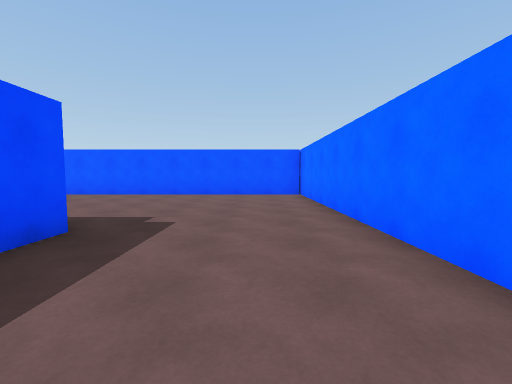
View 1 (above)

20 first-person views from a walk through a Unity game level. The camera is 1.3 m above the floor, tilts 4° down and sees 90° across. The floor is counted in squares, 2 m on a side. Each view is taken from the middle of a square. On the plan, view 1 faces up. The plan holds only what a view shows up to about 9 squares ahead; the rest is blank. The place goes on beyond the plan. The player is left out.

View 2
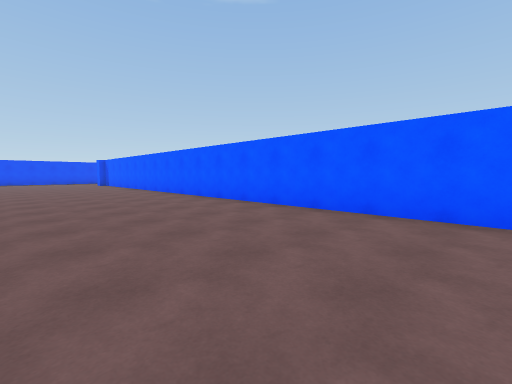

View 3
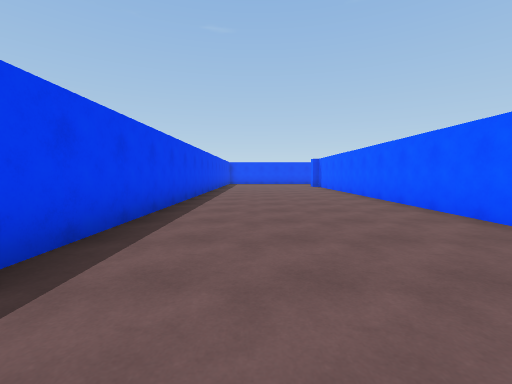

View 4
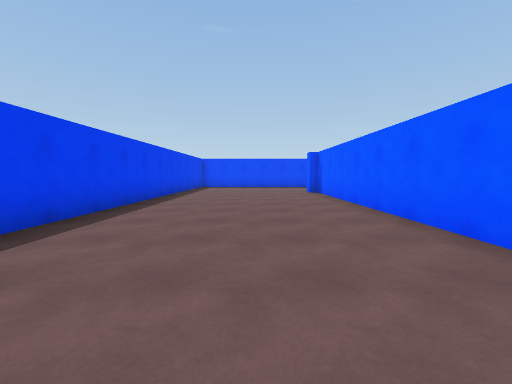

View 5
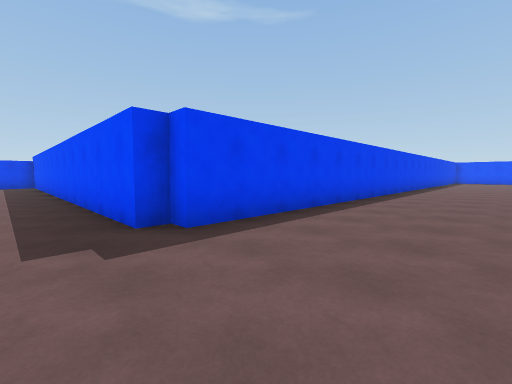

View 6
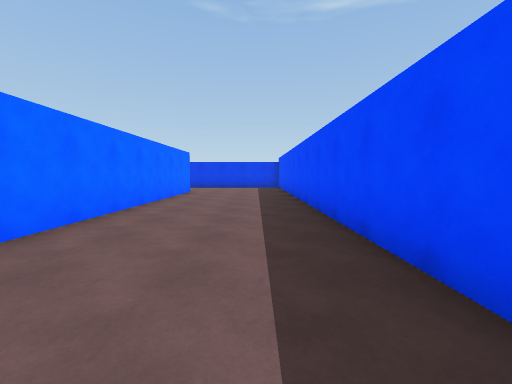

View 7
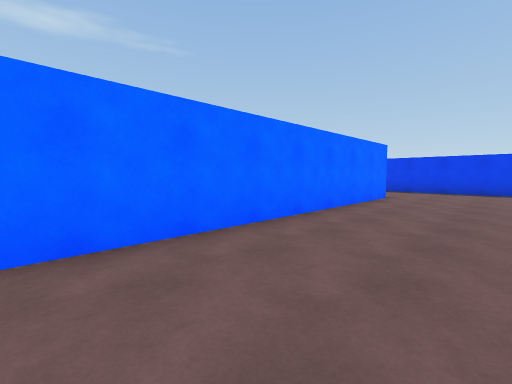

View 8
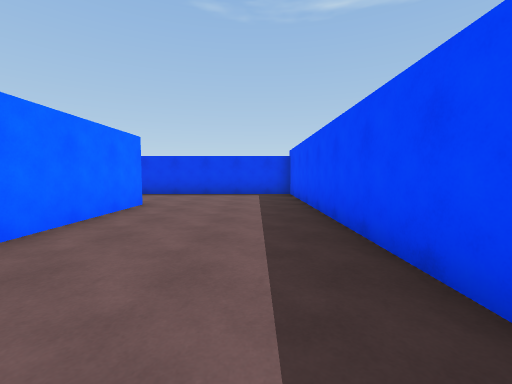

View 9
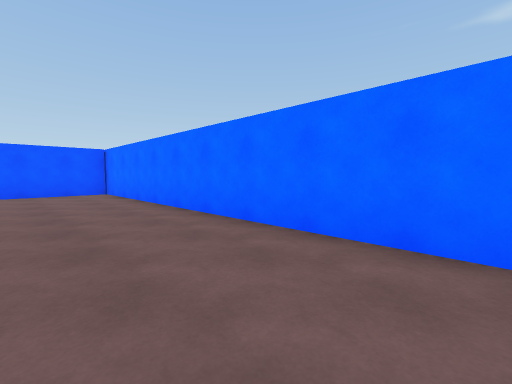

View 10
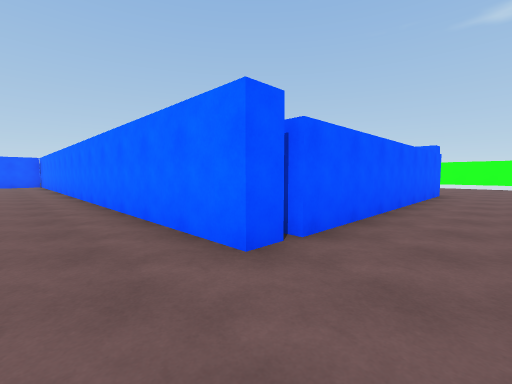

View 11
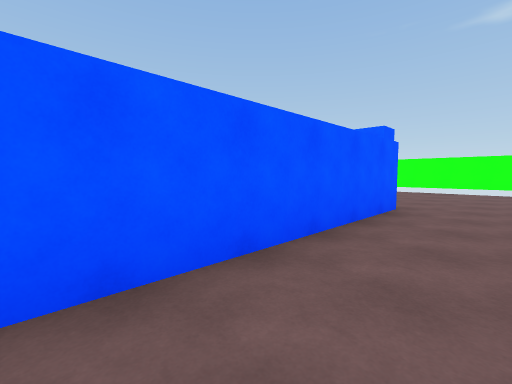

View 12
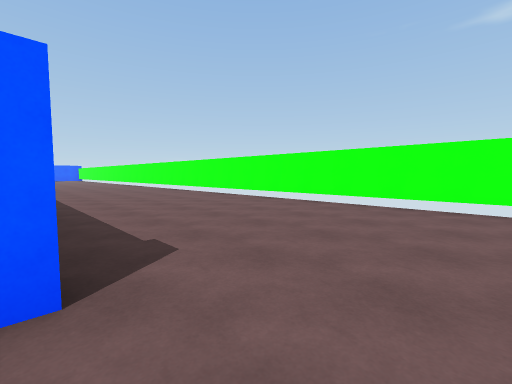

View 13
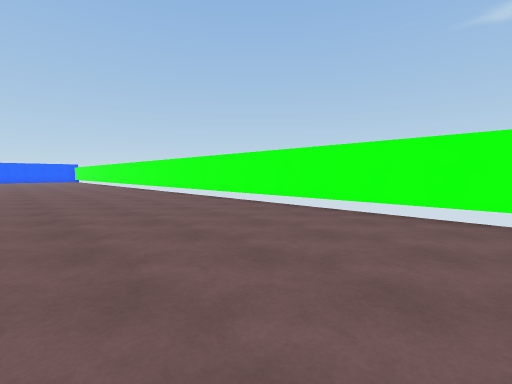

View 14
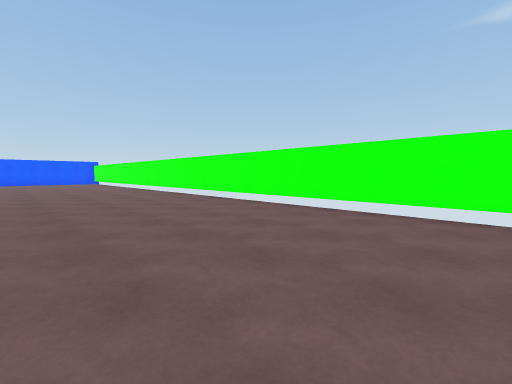

View 15
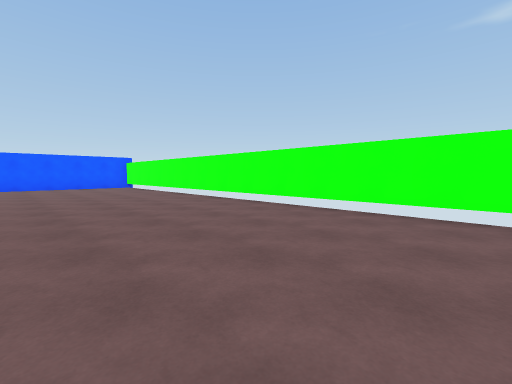

View 16
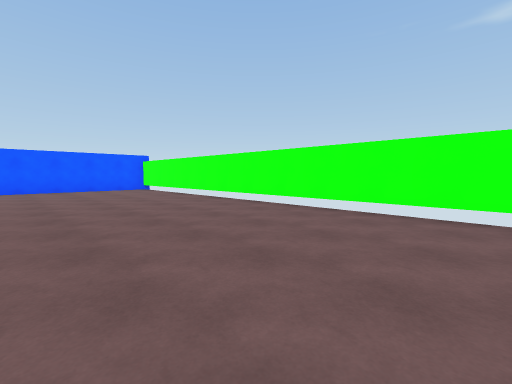

View 17
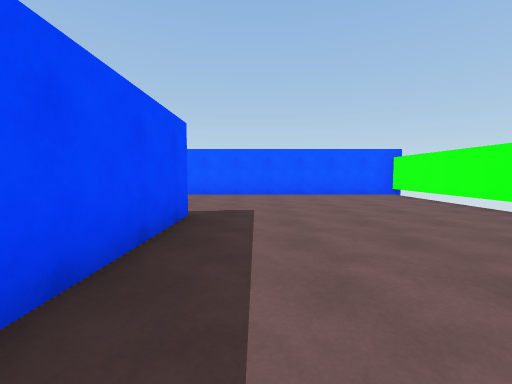

View 18
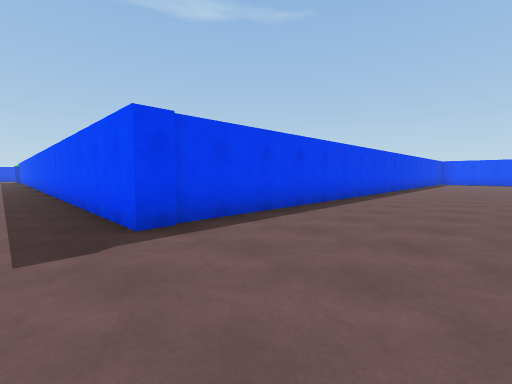

View 19
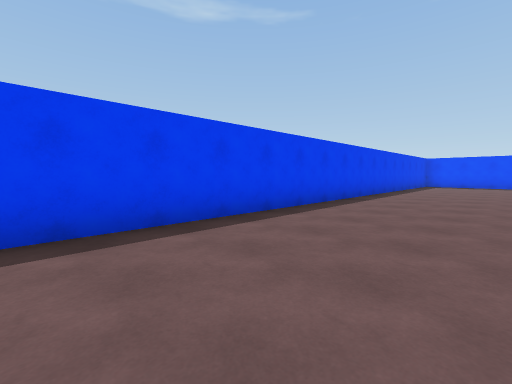

View 20
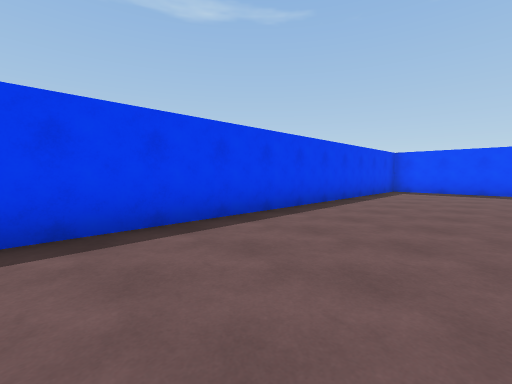

### Floor plan
Points are (right, up) in squares from view 1. A wall is a line through its corners. A room is listed if a view was taken in it or the views show most of it. See-through windows are left out.
Room 1 (views 1, 2, 3, 4, 5, 6, 7, 8, 9, 10)
walls: (1.5, 8.2) (-16.5, 8.2); (-16.5, 3.3) (-2.6, 3.3) (-2.6, 2.9) (-2.1, 2.9) (-2.1, -9.4) (0.6, -9.4); (1.4, -6.5) (1.4, 8.5)
ways out: opening at (1, -7.5) to room 2
Room 2 (views 11, 12, 13, 14, 15, 16, 17, 18, 19, 20)
walls: (14.6, 21.1) (7.8, 21.1); (9.2, -6.5) (2.1, -6.5); (2, -6.5) (1.4, -6.5); (14.3, -8.1) (14.3, 21.1); (-8.8, 16.9) (8.9, 16.9) (8.9, 8.2); (0.6, -9.4) (2.8, -9.4); (-9.3, 20) (-9.3, 17.5)
ways out: opening at (1, -7.5) to room 1

Where each view was taken, in squares from view 1:
view 1: 0 up, 0 right, facing up
view 2: 4 up, 3 left, facing up-left
view 3: 5 up, 6 left, facing left
view 4: 6 up, 10 left, facing left
view 5: 6 up, 1 left, facing down-left
view 6: 3 up, 1 left, facing down
view 7: 1 up, 1 left, facing down-right
view 8: 1 down, 1 left, facing down
view 9: 1 down, 1 left, facing up-right
view 10: 8 down, 0 right, facing up-right
view 11: 8 down, 4 right, facing up-right
view 12: 8 down, 9 right, facing up-right
view 13: 4 down, 10 right, facing up-right
view 14: 2 up, 10 right, facing up-right
view 15: 8 up, 10 right, facing up-right
view 16: 10 up, 10 right, facing up-right
view 17: 13 up, 10 right, facing up
view 18: 20 up, 10 right, facing down-left
view 19: 20 up, 6 right, facing down-left
view 20: 20 up, 1 right, facing down-left
